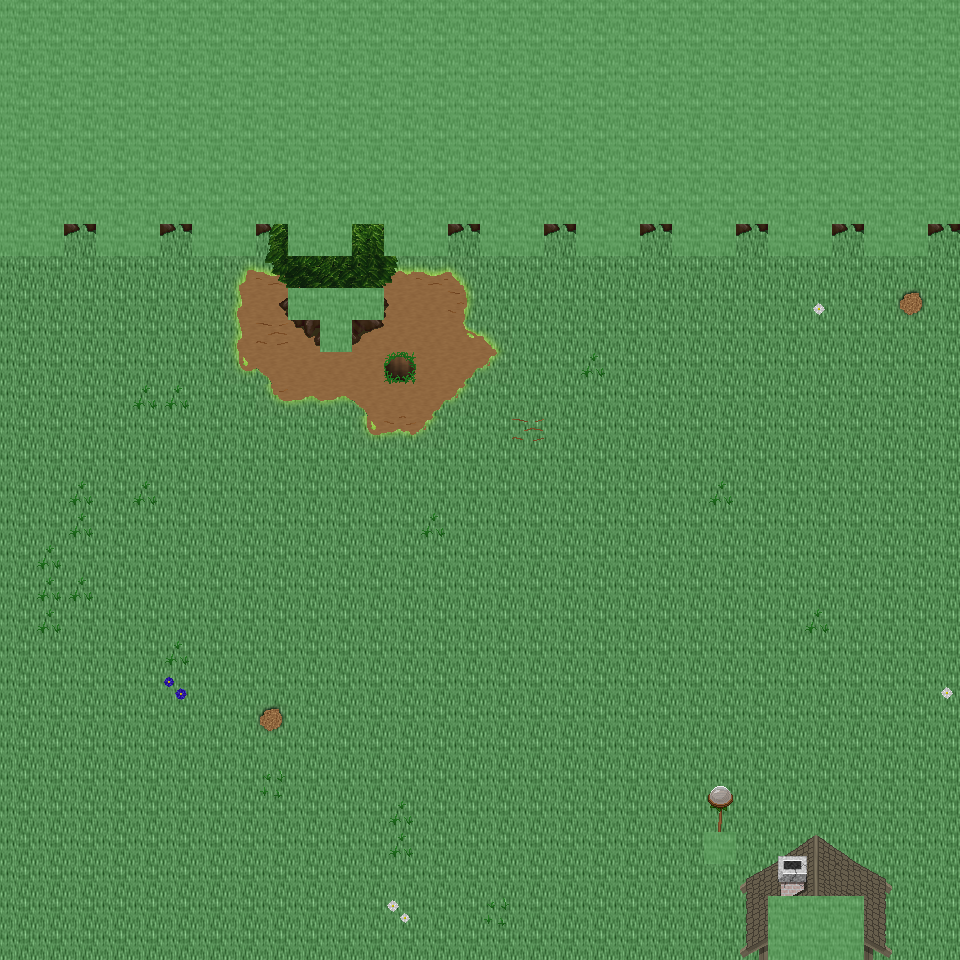

A level layout from a 2D game, rendered from its tile map. Below: a short description, then the map file with tile-grid data replaced by summaries:
An orthogonal 30x30 tile map with 32x32 px tiles, 6 tile layers (Ground, Object, Object2, Above, ...), 34 tilesets and 3 objects (3x mapExit).

<map version="1.0" orientation="orthogonal" renderorder="right-down" width="30" height="30" tilewidth="32" tileheight="32" nextobjectid="4">
  <tileset firstgid="1" name="tileset_ground_ground" tilewidth="32" tileheight="32" tilecount="33" columns="3">
    <image source="../drawable/tileset_ground_ground.png" width="96" height="352" />
  </tileset>
  <tileset firstgid="34" name="tileset_ground_grass_edges" tilewidth="32" tileheight="32" tilecount="36" columns="12">
    <image source="../drawable/tileset_ground_grass_edges.png" width="384" height="96" />
  </tileset>
  <tileset firstgid="70" name="tileset_ground_earth_edges" tilewidth="32" tileheight="32" tilecount="18" columns="6">
    <image source="../drawable/tileset_ground_earth_edges.png" width="192" height="96" />
  </tileset>
  <tileset firstgid="88" name="tileset_ground_grass_corners" tilewidth="32" tileheight="32" tilecount="24" columns="6">
    <image source="../drawable/tileset_ground_grass_corners.png" width="192" height="128" />
  </tileset>
  <tileset firstgid="112" name="tileset_plant_grasses" tilewidth="32" tileheight="32" tilecount="6" columns="3">
    <image source="../drawable/tileset_plant_grasses.png" width="96" height="64" />
  </tileset>
  <tileset firstgid="118" name="tileset_plant_flower_daisy_blue" tilewidth="32" tileheight="32" tilecount="8" columns="2">
    <image source="../drawable/tileset_plant_flower_daisy_blue.png" width="64" height="128" />
  </tileset>
  <tileset firstgid="126" name="tileset_plant_flower_daisy_yellow" tilewidth="32" tileheight="32" tilecount="8" columns="2">
    <image source="../drawable/tileset_plant_flower_daisy_yellow.png" width="64" height="128" />
  </tileset>
  <tileset firstgid="134" name="tileset_plant_bush_bushes" tilewidth="32" tileheight="32" tilecount="10" columns="5">
    <image source="../drawable/tileset_plant_bush_bushes.png" width="160" height="64" />
  </tileset>
  <tileset firstgid="144" name="tileset_plant_flower_daisy_red" tilewidth="32" tileheight="32" tilecount="8" columns="2">
    <image source="../drawable/tileset_plant_flower_daisy_red.png" width="64" height="128" />
  </tileset>
  <tileset firstgid="152" name="tileset_plant_flower_daisy_white" tilewidth="32" tileheight="32" tilecount="8" columns="2">
    <image source="../drawable/tileset_plant_flower_daisy_white.png" width="64" height="128" />
  </tileset>
  <tileset firstgid="160" name="tileset_logic_collision" tilewidth="32" tileheight="32" tilecount="1" columns="1">
    <image source="../drawable/tileset_logic_collision.png" width="32" height="32" />
  </tileset>
  <tileset firstgid="161" name="tileset_plant_stump_stump_brown" tilewidth="32" tileheight="32" tilecount="4" columns="2">
    <image source="../drawable/tileset_plant_stump_stump_brown.png" width="64" height="64" />
  </tileset>
  <tileset firstgid="165" name="tileset_plant_tree_tree_green" tilewidth="32" tileheight="32" tilecount="88" columns="8">
    <image source="../drawable/tileset_plant_tree_tree_green.png" width="256" height="352" />
  </tileset>
  <tileset firstgid="253" name="tileset_logic_item_resources" tilewidth="32" tileheight="32" tilecount="6" columns="6">
    <image source="../drawable/tileset_logic_item_resources.png" width="192" height="32" />
  </tileset>
  <tileset firstgid="259" name="tileset_logic_item_mushroom" tilewidth="32" tileheight="32" tilecount="6" columns="6">
    <image source="../drawable/tileset_logic_item_mushroom.png" width="192" height="32" />
  </tileset>
  <tileset firstgid="265" name="tileset_object_tent" tilewidth="32" tileheight="32" tilecount="9" columns="3">
    <image source="../drawable/tileset_object_tent.png" width="96" height="96" />
  </tileset>
  <tileset firstgid="274" name="tileset_logic_creature_albino_elf" tilewidth="32" tileheight="32" tilecount="5" columns="5">
    <image source="../drawable/tileset_logic_creature_albino_elf.png" width="160" height="32" />
  </tileset>
  <tileset firstgid="279" name="tileset_ground_ladder_vertical_dark" tilewidth="32" tileheight="32" tilecount="3" columns="3">
    <image source="../drawable/tileset_ground_ladder_vertical_dark.png" width="96" height="32" />
  </tileset>
  <tileset firstgid="282" name="tileset_ground_ladder_horizontal_dark" tilewidth="32" tileheight="32" tilecount="3" columns="1">
    <image source="../drawable/tileset_ground_ladder_horizontal_dark.png" width="32" height="96" />
  </tileset>
  <tileset firstgid="285" name="tileset_furniture_light_flames" tilewidth="32" tileheight="32" tilecount="6" columns="6">
    <image source="../drawable/tileset_furniture_light_flames.png" width="192" height="32" />
  </tileset>
  <tileset firstgid="291" name="tileset_furniture_table_tree_stump_table" tilewidth="32" tileheight="32" tilecount="4" columns="2">
    <image source="../drawable/tileset_furniture_table_tree_stump_table.png" width="64" height="64" />
  </tileset>
  <tileset firstgid="295" name="tileset_furniture_chair_stool" tilewidth="32" tileheight="32" tilecount="1" columns="1">
    <image source="../drawable/tileset_furniture_chair_stool.png" width="32" height="32" />
  </tileset>
  <tileset firstgid="296" name="tileset_logic_creature_ent" tilewidth="32" tileheight="32" tilecount="4" columns="4">
    <image source="../drawable/tileset_logic_creature_ent.png" width="128" height="32" />
  </tileset>
  <tileset firstgid="300" name="tileset_logic_creature_animal" tilewidth="32" tileheight="32" tilecount="32" columns="8">
    <image source="../drawable/tileset_logic_creature_animal.png" width="256" height="128" />
  </tileset>
  <tileset firstgid="332" name="tileset_logic_portal" tilewidth="32" tileheight="32" tilecount="24" columns="8">
    <image source="../drawable/tileset_logic_portal.png" width="256" height="96" />
  </tileset>
  <tileset firstgid="356" name="tileset_logic_item_herb" tilewidth="32" tileheight="32" tilecount="5" columns="5">
    <image source="../drawable/tileset_logic_item_herb.png" width="160" height="32" />
  </tileset>
  <tileset firstgid="361" name="tileset_ground_pothole" tilewidth="32" tileheight="32" tilecount="4" columns="4">
    <image source="../drawable/tileset_ground_pothole.png" width="128" height="32" />
  </tileset>
  <tileset firstgid="365" name="tileset_logic_creature_elemental" tilewidth="32" tileheight="32" tilecount="16" columns="8">
    <image source="../drawable/tileset_logic_creature_elemental.png" width="256" height="64" />
  </tileset>
  <tileset firstgid="381" name="tileset_plant_bush_bush_pinks" tilewidth="32" tileheight="32" tilecount="4" columns="2">
    <image source="../drawable/tileset_plant_bush_bush_pinks.png" width="64" height="64" />
  </tileset>
  <tileset firstgid="385" name="tileset_light_door_light" tilewidth="32" tileheight="32" tilecount="12" columns="3">
    <image source="../drawable/tileset_light_door_light.png" width="96" height="128" />
  </tileset>
  <tileset firstgid="397" name="tileset_light_dim_light_7x5" tilewidth="32" tileheight="32" tilecount="35" columns="7">
    <image source="../drawable/tileset_light_dim_light_7x5.png" width="224" height="160" />
  </tileset>
  <tileset firstgid="432" name="tileset_light_light_5x5" tilewidth="32" tileheight="32" tilecount="25" columns="5">
    <image source="../drawable/tileset_light_light_5x5.png" width="160" height="160" />
  </tileset>
  <tileset firstgid="457" name="tileset_furniture_light_roots_lamp" tilewidth="32" tileheight="32" tilecount="6" columns="2">
    <image source="../drawable/tileset_furniture_light_roots_lamp.png" width="64" height="96" />
  </tileset>
  <tileset firstgid="463" name="tileset_building_huts" tilewidth="32" tileheight="32" tilecount="338" columns="26">
    <image source="../drawable/tileset_building_huts.png" width="832" height="416" />
  </tileset>
  <layer name="Ground" width="30" height="30">
    <data>[900 cells, 900 non-empty, 3 distinct tile ids]</data>
  </layer>
  <layer name="Object" width="30" height="30">
    <data>[900 cells, 121 non-empty, 39 distinct tile ids]</data>
  </layer>
  <layer name="Object2" width="30" height="30">
    <data>[900 cells, 8 non-empty, 8 distinct tile ids]</data>
  </layer>
  <layer name="Above" width="30" height="30">
    <data>[900 cells, 214 non-empty, 43 distinct tile ids]</data>
  </layer>
  <layer name="Above2" width="30" height="30">
    <data>[900 cells, 0 non-empty, 0 distinct tile ids]</data>
  </layer>
  <layer name="Walkable" width="30" height="30">
    <data>[900 cells, 241 non-empty, 1 distinct tile ids]</data>
  </layer>
  <objectgroup name="MapEvents">
    <object id="1" name="south" type="mapExit" x="0" y="928" width="768" height="32">
      <properties>
        <property name="map" value="level_0_x119_y129" />
        <property name="x" value="0" />
        <property name="y" value="1" />
      </properties>
    </object>
    <object id="2" name="south2" type="mapExit" x="864" y="928" width="96" height="32">
      <properties>
        <property name="map" value="level_0_x119_y129" />
        <property name="x" value="27" />
        <property name="y" value="1" />
      </properties>
    </object>
    <object id="3" name="east" type="mapExit" x="928" y="224" width="32" height="736">
      <properties>
        <property name="map" value="level_0_x120_y128" />
        <property name="x" value="1" />
        <property name="y" value="7" />
      </properties>
    </object>
  </objectgroup>
</map>
